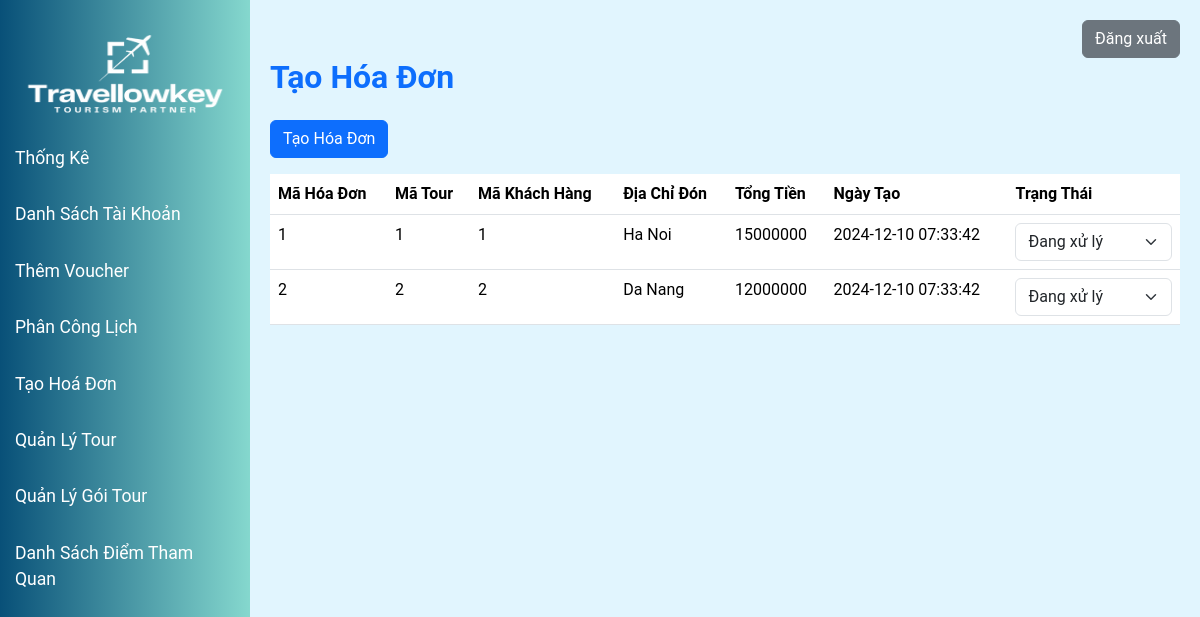
The app's page /modules/manager_home/manager_bill.php with its own data.
### tables this page shows
CREATE TABLE `bill` (
  `billCode` int(11) NOT NULL AUTO_INCREMENT,
  `numberOfPeople` int(11) DEFAULT NULL,
  `address` varchar(255) DEFAULT NULL,
  `total` float DEFAULT NULL,
  `status` varchar(50) DEFAULT NULL,
  `formCode` int(11) DEFAULT NULL,
  `voucherCode` varchar(20) DEFAULT NULL,
  `tourCode` int(11) DEFAULT NULL,
  `customerCode` int(11) DEFAULT NULL,
  `createAt` datetime DEFAULT CURRENT_TIMESTAMP,
  PRIMARY KEY (`billCode`),
  KEY `formCode` (`formCode`),
  KEY `voucherCode` (`voucherCode`),
  KEY `tourCode` (`tourCode`),
  KEY `customerCode` (`customerCode`),
  CONSTRAINT `bill_ibfk_1` FOREIGN KEY (`formCode`) REFERENCES `tourbookingform` (`formCode`),
  CONSTRAINT `bill_ibfk_2` FOREIGN KEY (`voucherCode`) REFERENCES `voucher` (`voucherCode`),
  CONSTRAINT `bill_ibfk_3` FOREIGN KEY (`tourCode`) REFERENCES `tour` (`tourCode`),
  CONSTRAINT `bill_ibfk_4` FOREIGN KEY (`customerCode`) REFERENCES `customer` (`customerCode`)
);

### models/mBill.php (called while the page is built, shortened)
<?php
include_once(__DIR__ . "/clsKetNoi.php");
class modelBill
{
    private $conn;
    function __construct()
    {
        $p = new clsKetNoi();
        $this->conn = $p->ketNoiDB();
    }
    function getAllBills()
    {
        if ($this->conn) {
            $query = "SELECT * FROM bill";
            $result = $this->conn->query($query);
            $bills = [];
            while ($row = $result->fetch_assoc()) {
                $bills[] = $row;
            }
            return $bills;
        } else {
            return false;
        }
    }
}

### models/clsKetNoi.php (called while the page is built, shortened)
<?php
class clsKetNoi {
    function ketNoiDB() {
        $this->conn = new mysqli("localhost", "root", "", "ptud");
        return $this->conn;
    }
}
?>

### modules/manager_home/manager_bill.php (the view, shortened to what this page needs)
<?php
include_once("../../models/mBill.php");
$billModel = new modelBill();
$bills = $billModel->getAllBills();
?>
<!DOCTYPE html>
<html lang="vi">
<head>
    <link rel="stylesheet" href="/Tour_management/asset/css/bootstrap.min.css">
    <link rel="stylesheet" href="/Tour_management/asset/css/manager_home.css">
</head>
<body>
    <div class="sidebar">
        <a href="/Tour_management/index.php" style="max-width: 100%;">
            <img id="logo" src="/Tour_management/asset/images/travellowkey_logo.png" alt="Logo">
        </a>
        <a href="/Tour_management/modules/manager_home/manager_home.php">Thống Kê</a>
        <a href="/Tour_management/modules/manager_home/manager_employee.php">Danh Sách Tài Khoản</a>
        <a href="/Tour_management/modules/manager_home/manager_voucher.php">Thêm Voucher</a>
        <a href="/Tour_management/modules/manager_home/manager_assign.php">Phân Công Lịch</a>
        <a href="/Tour_management/modules/manager_home/manager_bill.php">Tạo Hoá Đơn</a>
        <a href="/Tour_management/modules/tour_manage/index.php">Quản Lý Tour</a>
        <a href="/Tour_management/modules/tour_category_management/index.php">Quản Lý Gói Tour</a>
        <a href="./sightseeing_list.php">Danh Sách Điểm Tham Quan</a>
    </div>
    <div class="content">
        <div class="col">
            <div class="text-end">
                <form action="/Tour_management/index.php" method="POST">
                    <button type="submit" name="logout" class="btn btn-secondary">Đăng xuất</button>
                </form>
            </div>
        </div>
        <h2 class="text-primary fw-bold mb-4">Tạo Hóa Đơn</h2>
        <button class="btn btn-primary mb-3" data-bs-toggle="modal" data-bs-target="#createInvoiceModal">Tạo Hóa Đơn</button>
        <div class="row mb-4">
            <div class="col-md-12">
                <table class="table">
                    <thead>
                        <tr>
                            <th scope="col">Mã Hóa Đơn</th>
                            <th scope="col">Mã Tour</th>
                            <th scope="col">Mã Khách Hàng</th>
                            <th scope="col">Địa Chỉ Đón</th>
                            <th scope="col">Tổng Tiền</th>
                            <th scope="col">Ngày Tạo</th>
                            <th scope="col">Trạng Thái</th>
                        </tr>
                    </thead>
                    <tbody>
                        <?php
                        if ($bills) {
                            foreach ($bills as $bill) {
                                echo '<tr>';
                                echo '<td>' . $bill['billCode'] . '</td>';
                                echo '<td>' . $bill['tourCode'] . '</td>';
                                echo '<td>' . $bill['customerCode'] . '</td>';
                                echo '<td>' . $bill['address'] . '</td>';
                                echo '<td>' . $bill['total'] . '</td>';
                                echo '<td>' . $bill['createAt'] . '</td>';
                                echo '<td>';
                                echo '<select class="form-select update-status-select" data-bill="' . $bill['billCode'] . '">';
                                echo '<option value="Đang xử lý" ' . ($bill['status'] == 'Đang xử lý' ? 'selected' : '') . '>Đang xử lý</option>';
                                echo '</select>';
                                echo '</td>';
                                echo '</tr>';
                            }
                        } else {
                            echo '<tr><td colspan="7">Không có hóa đơn nào.</td></tr>';
                        }
                        ?>
                    </tbody>
                </table>
            </div>
        </div>
    </div>
</body>
</html>

### asset/css/manager_home.css (style rules this page uses)
body { font-family: 'Roboto', sans-serif; background-color: #e0f7fa; margin: 0; height: 100vh; overflow: hidden; }
.sidebar { height: 100vh; background: linear-gradient(90deg, rgba(8,80,120,1) 0%, rgba(133,216,206,1) 100%) !important; padding-top: 20px; width: 250px; position: fixed; }
.sidebar a { font-size: 1.1rem; color: white; padding: 15px; text-decoration: none; display: block; }
.content { margin-left: 250px; padding: 20px; height: 100vh; overflow-y: auto; background-color: #e1f5fe; }
#logo { max-height: 10vh; width: 100%; display: block; margin: auto; }
.row { display: flex; justify-content: space-between; flex-wrap: wrap; }

### records on screen
bill: billCode "1", tourCode "1", customerCode "1", address "Ha Noi", total "15000000", createAt "2024-12-10 07:33:42", billCode "Đang xử lý"
bill: billCode "2", tourCode "2", customerCode "2", address "Da Nang", total "12000000", createAt "2024-12-10 07:33:42", billCode "Đang xử lý"
